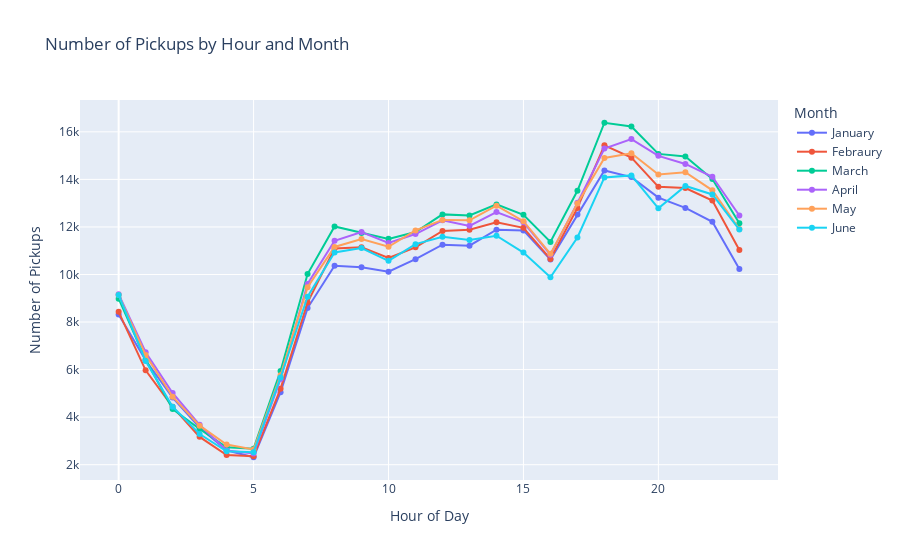

Notebook code for this chart:
### Code cell
pickup_counts = df_train.groupby(['month', 'hour']).size().reset_index(name='pickup_count')

pickup_counts['month'] = pickup_counts['month'].map({
    1: 'January', 2: 'Febraury', 3: 'March', 4: 'April', 
    5: 'May', 6: 'June'
})

# Создание интерактивного графика с использованием Plotly
fig = px.line(pickup_counts, x='hour', y='pickup_count', color='month', markers=True,
              labels={'pickup_count': 'Number of Pickups', 'hour': 'Hour of Day'},
              title='Number of Pickups by Hour and Month')

fig.update_layout(legend_title_text='Month')
fig.show()

### Figure 1 — Plotly figure (JSON) as saved in the notebook; plotly's stock layout.template omitted (floating-point values rounded to 4 significant figures)
{"data": [{"hovertemplate": "month=January<br>Hour of Day=%{x}<br>Number of Pickups=%{y}<extra></extra>", "legendgroup": "January", "line": {"color": "#636efa", "dash": "solid"}, "marker": {"symbol": "circle"}, "mode": "lines+markers", "name": "January", "orientation": "v", "showlegend": true, "type": "scatter", "x": [0, 1, 2, 3, 4, 5, 6, 7, 8, 9, 10, 11, 12, 13, 14, 15, 16, 17, 18, 19, 20, 21, 22, 23], "xaxis": "x", "y": [8313, 6393, 4822, 3568, 2606, 2313, 5050, 8587, 10371, 10308, 10114, 10642, 11255, 11212, 11883, 11855, 10628, 12527, 14374, 14097, 13231, 12801, 12213, 10230], "yaxis": "y"}, {"hovertemplate": "month=Febraury<br>Hour of Day=%{x}<br>Number of Pickups=%{y}<extra></extra>", "legendgroup": "Febraury", "line": {"color": "#EF553B", "dash": "solid"}, "marker": {"symbol": "circle"}, "mode": "lines+markers", "name": "Febraury", "orientation": "v", "showlegend": true, "type": "scatter", "x": [0, 1, 2, 3, 4, 5, 6, 7, 8, 9, 10, 11, 12, 13, 14, 15, 16, 17, 18, 19, 20, 21, 22, 23], "xaxis": "x", "y": [8430, 5969, 4435, 3170, 2407, 2357, 5198, 8820, 11092, 11147, 10693, 11141, 11832, 11882, 12200, 11963, 10651, 12800, 15436, 14914, 13687, 13637, 13107, 11027], "yaxis": "y"}, {"hovertemplate": "month=March<br>Hour of Day=%{x}<br>Number of Pickups=%{y}<extra></extra>", "legendgroup": "March", "line": {"color": "#00cc96", "dash": "solid"}, "marker": {"symbol": "circle"}, "mode": "lines+markers", "name": "March", "orientation": "v", "showlegend": true, "type": "scatter", "x": [0, 1, 2, 3, 4, 5, 6, 7, 8, 9, 10, 11, 12, 13, 14, 15, 16, 17, 18, 19, 20, 21, 22, 23], "xaxis": "x", "y": [8982, 6427, 4340, 3499, 2729, 2673, 5945, 10017, 12021, 11747, 11498, 11786, 12528, 12481, 12948, 12510, 11370, 13521, 16382, 16222, 15072, 14959, 14013, 12154], "yaxis": "y"}, {"hovertemplate": "month=April<br>Hour of Day=%{x}<br>Number of Pickups=%{y}<extra></extra>", "legendgroup": "April", "line": {"color": "#ab63fa", "dash": "solid"}, "marker": {"symbol": "circle"}, "mode": "lines+markers", "name": "April", "orientation": "v", "showlegend": true, "type": "scatter", "x": [0, 1, 2, 3, 4, 5, 6, 7, 8, 9, 10, 11, 12, 13, 14, 15, 16, 17, 18, 19, 20, 21, 22, 23], "xaxis": "x", "y": [9174, 6730, 5016, 3676, 2599, 2472, 5599, 9599, 11415, 11785, 11324, 11702, 12280, 12045, 12625, 12196, 10828, 13012, 15296, 15696, 14989, 14650, 14109, 12482], "yaxis": "y"}, {"hovertemplate": "month=May<br>Hour of Day=%{x}<br>Number of Pickups=%{y}<extra></extra>", "legendgroup": "May", "line": {"color": "#FFA15A", "dash": "solid"}, "marker": {"symbol": "circle"}, "mode": "lines+markers", "name": "May", "orientation": "v", "showlegend": true, "type": "scatter", "x": [0, 1, 2, 3, 4, 5, 6, 7, 8, 9, 10, 11, 12, 13, 14, 15, 16, 17, 18, 19, 20, 21, 22, 23], "xaxis": "x", "y": [9134, 6617, 4858, 3642, 2851, 2640, 5760, 9461, 11157, 11490, 11165, 11853, 12295, 12279, 12895, 12242, 10867, 12981, 14904, 15100, 14202, 14303, 13539, 11911], "yaxis": "y"}, {"hovertemplate": "month=June<br>Hour of Day=%{x}<br>Number of Pickups=%{y}<extra></extra>", "legendgroup": "June", "line": {"color": "#19d3f3", "dash": "solid"}, "marker": {"symbol": "circle"}, "mode": "lines+markers", "name": "June", "orientation": "v", "showlegend": true, "type": "scatter", "x": [0, 1, 2, 3, 4, 5, 6, 7, 8, 9, 10, 11, 12, 13, 14, 15, 16, 17, 18, 19, 20, 21, 22, 23], "xaxis": "x", "y": [9138, 6360, 4438, 3292, 2564, 2525, 5669, 9065, 10924, 11112, 10575, 11276, 11582, 11453, 11632, 10921, 9885, 11555, 14081, 14168, 12783, 13722, 13367, 11888], "yaxis": "y"}], "layout": {"legend": {"title": {"text": "Month"}, "tracegroupgap": 0}, "title": {"text": "Number of Pickups by Hour and Month"}, "xaxis": {"anchor": "y", "domain": [0, 1], "title": {"text": "Hour of Day"}}, "yaxis": {"anchor": "x", "domain": [0, 1], "title": {"text": "Number of Pickups"}}}}
